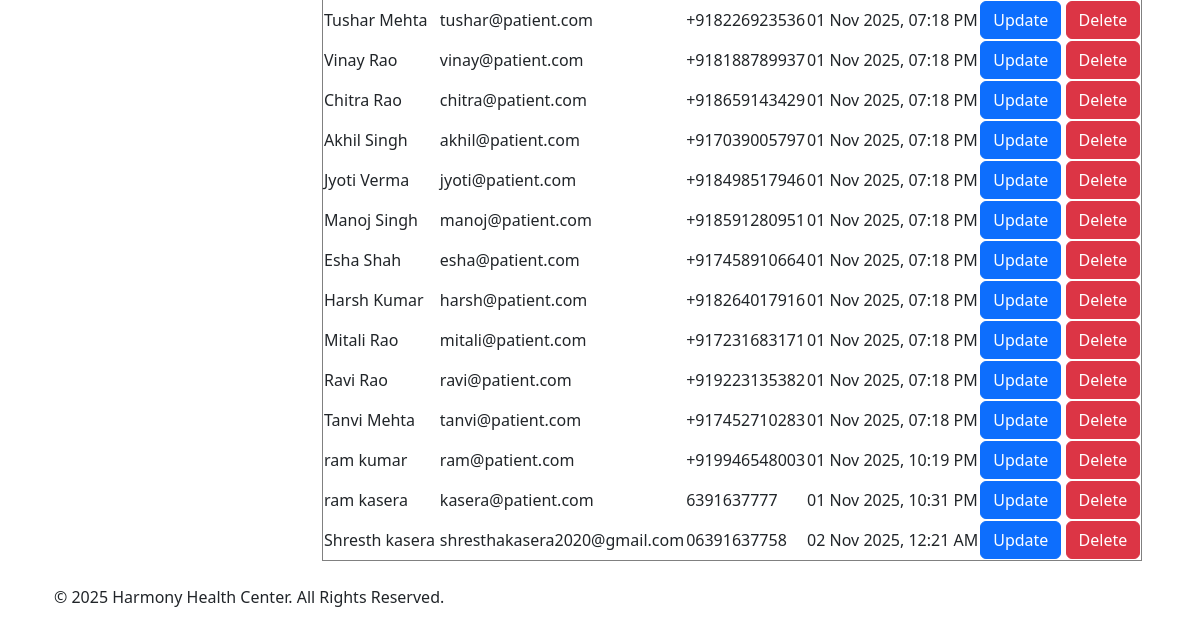
The page /admin/view_patients (signed in, lower part) on the database as committed earlier.
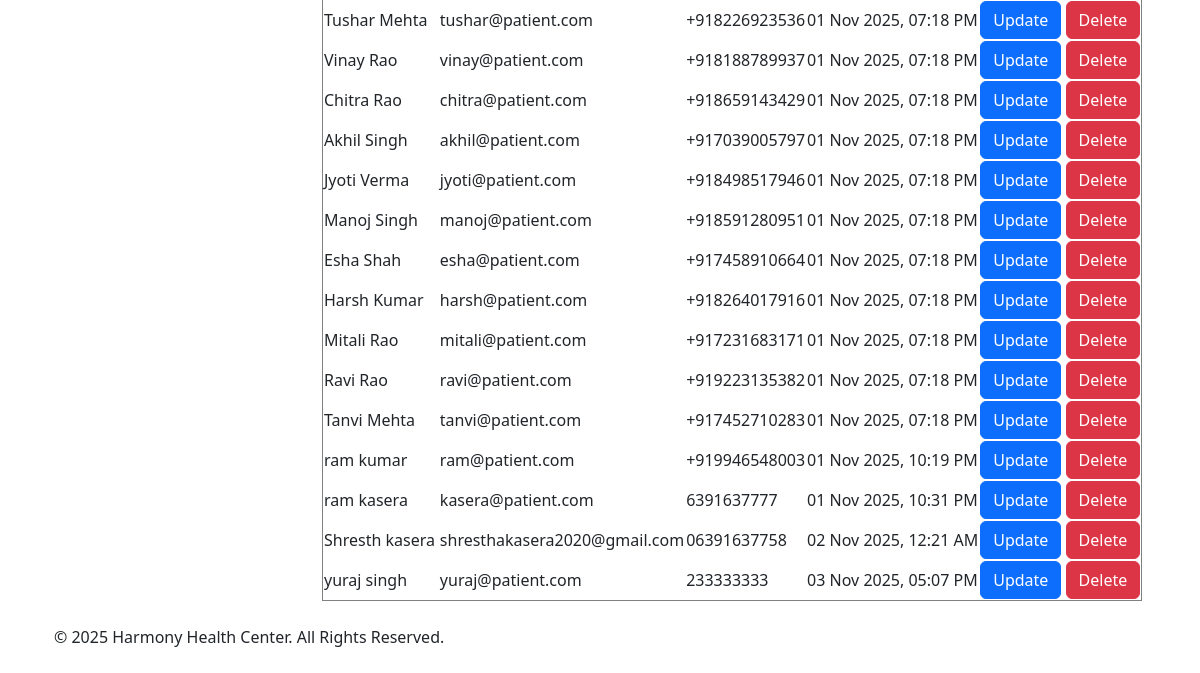
The same page on the database as committed later.
### models.py (models this page shows, shortened)
class User(UserMixin, db.Model):
    __tablename__ = 'users'
    id = db.Column(db.Integer, primary_key=True)
    email = db.Column(db.String(150), unique=True, nullable=False)
    password = db.Column(db.String(200), nullable=False)
    first_name = db.Column(db.String(100), nullable=False)
    last_name = db.Column(db.String(100), nullable=False)
    created_at = db.Column(db.DateTime, default=datetime.utcnow)
    role = db.Column(db.String(20), nullable=False)
    contact_number = db.Column(db.String(100), nullable=True)
    gender = db.Column(db.String(10), nullable=True)
    dob = db.Column(db.Date, nullable=True)
    address = db.Column(db.String(255), nullable=True)
    patient_appointments = db.relationship('Appointment', foreign_keys='Appointment.patient_id', back_populates='patient', lazy=True)
    qualification = db.Column(db.String(200))
    specialization_id = db.Column(db.Integer, db.ForeignKey('departments.id'), nullable=True)
    specialization = db.relationship('Department', back_populates='doctors')
    doctor_appointments = db.relationship('Appointment', foreign_keys='Appointment.doctor_id', back_populates='doctor', lazy=True)

### routes/admin.py (the view)
@admin.route('/view_patients')
@login_required
def view_patients():
    check_user_role('admin')
    patients = User.query.filter_by(role='patient').all()
    return render_template('admin/patient/patients.html', patients=patients)

### app.py (called while the page is built)
def create_app():
    app = Flask(__name__)
    app.secret_key = 'app_secret_key'
    app.config['SQLALCHEMY_DATABASE_URI'] = 'sqlite:///hospital.db'
    db.init_app(app)
    bcrypt.init_app(app)
    login_manager.init_app(app)
    login_manager.login_view = 'auth.login'
    @login_manager.user_loader
    def load_user(user_id):
        return User.query.get(int(user_id))
    app.register_blueprint(auth, url_prefix='/auth')
    app.register_blueprint(admin, url_prefix='/admin')
    app.register_blueprint(doctor, url_prefix='/doctor')
    app.register_blueprint(patient, url_prefix='/patient')
    app.register_blueprint(api_bp, url_prefix='/api')
    with app.app_context():
        db.create_all()
        print('Database Created Successfully !!')
    return app

### routes/auth.py (called while the page is built)
def check_user_role(role):
    if current_user.role not in role:
        flash(f'You must be an {role} to view this page.')
        return redirect(url_for('auth.login'))

### templates/admin/patient/patients.html (shortened to what this page needs)
{% extends "base.html" %}
{% block main %}
<h2>Patients Data</h2><br>
<div class="">
    <table border="solid">
        <tbody>
            {% for patient in patients %}
            <tr>
                <td>{{ patient.first_name }} {{ patient.last_name }}</td>
                <td> {{ patient.email }} </td>
                <td> {{ patient.contact_number }} </td>
                <td> {{ patient.created_at.strftime('%d %b %Y, %I:%M %p') }}</td>
                <td>
                    <a class="btn btn-primary" href="{{ url_for('admin.update_patient', id=patient.id) }}">Update</a>
                    <a class="btn btn-danger" href="{{ url_for('admin.delete_patient', id=patient.id) }}">Delete</a>
                </td>
            </tr>
            {% endfor %}
        </tbody>
    </table>
</div>
{% endblock %}

### templates/base.html (shortened to what this page needs)
<!DOCTYPE html>
<html lang="en">
<head>
    <link href="https://cdn.jsdelivr.net/npm/bootstrap@5.3.3/dist/css/bootstrap.min.css" rel="stylesheet"
        xintegrity="sha384-QWTKZyjpPEjISv5WaRU9OFeRpok6YctnYmDr5pNlyT2bRjXh0JMhjY6hW+ALEwIH">
    <link rel="stylesheet" href="https://cdnjs.cloudflare.com/ajax/libs/font-awesome/6.5.1/css/all.min.css">
</head>
<body class="container-sm">
    <div class="row md-2 mt-5 pt-3">
        <div class="d-flex flex-column flex-shrink-0 p-3  min-vh-100" style="width: 280px;">
            {% if current_user.is_authenticated %}
            {% if current_user.role =='doctor' %}
            <br>
            {% endif %}
            {% endif %}
        </div>
        <div class="col">
            {% block main %}
            {% endblock %}
        </div>
    </div>
    <footer class="py-4 ">
        <div class="container">
            <div class="row align-items-center">
                <div class="col-md-6 text-center text-md-start mb-2 mb-md-0">
                    <p class="mb-0">&copy; 2025 Harmony Health Center. All Rights Reserved.</p>
                </div>
                <div class="col-md-6 text-center text-md-end">
                    <a href="#" class="text-white text-decoration-none ms-3"><i class="fab fa-facebook-f"></i></a>
                    <a href="#" class="text-white text-decoration-none ms-3"><i class="fab fa-twitter"></i></a>
                    <a href="#" class="text-white text-decoration-none ms-3"><i class="fab fa-linkedin-in"></i></a>
                </div>
            </div>
        </div>
    </footer>
</body>
</html>

Rows that differ between the two databases and show on the page:
added User: first_name "yuraj", last_name "singh", email "yuraj@patient.com", contact_number "233333333", created_at "03 Nov 2025, 05:07 PM"
